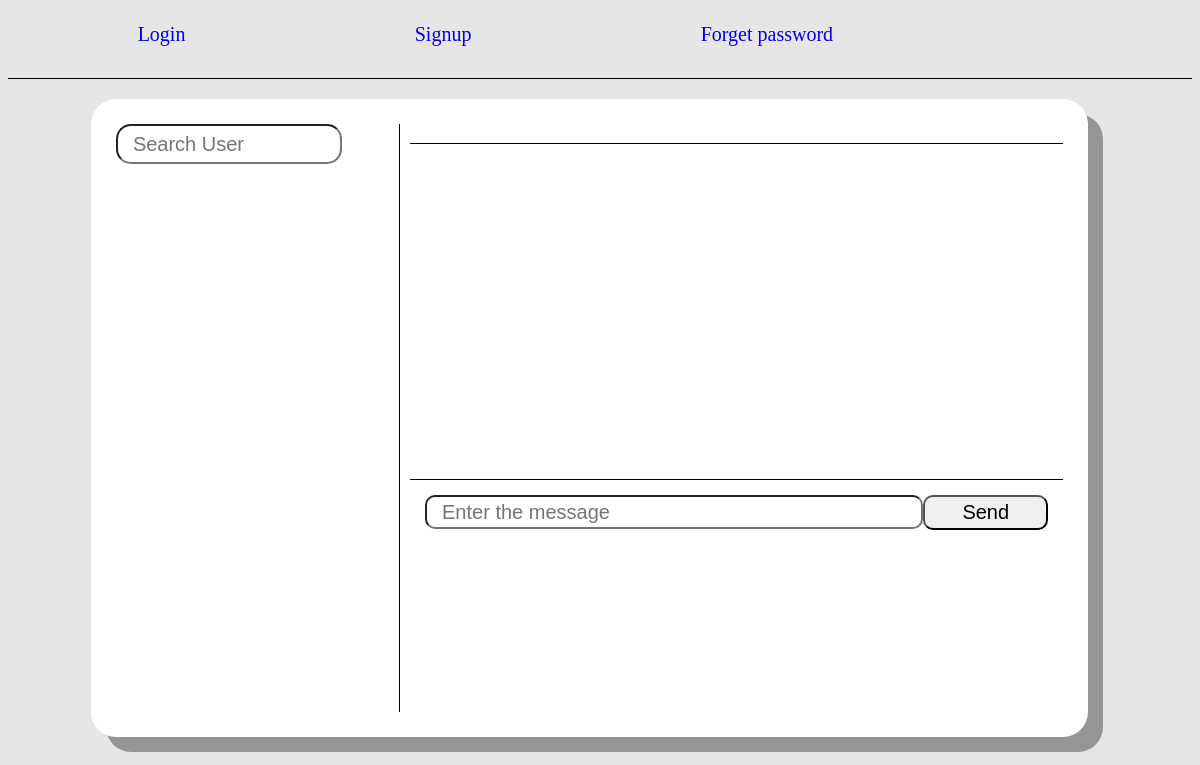
Before: /chat/3/ with the older database file.
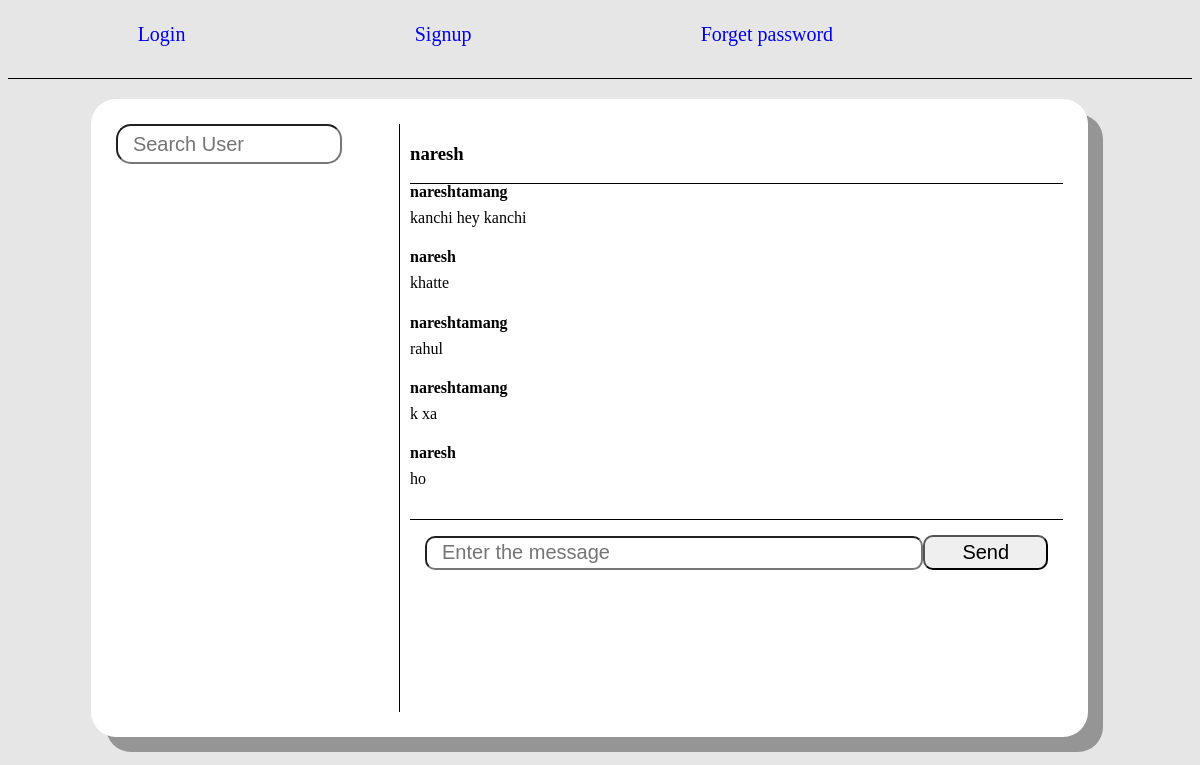
After: the same page with the newer database file.
### chat/models.py (models this page shows, shortened)
class Room(models.Model):
    user1 = models.CharField(max_length=150)
    user2 = models.CharField(max_length=150)

class Chat(models.Model):
    message = models.TextField()
    send_date = models.DateTimeField(default = datetime.now)
    room = models.ForeignKey(Room, on_delete=models.CASCADE)
    msg_from = models.ForeignKey(User, on_delete=models.CASCADE, related_name='%(class)s_msg_from')
    msg_to = models.ForeignKey(User, on_delete=models.CASCADE, related_name="msg_to")

### user/models.py (models this page shows, shortened)
class User(AbstractUser):
    is_verified = models.BooleanField(default=False)

### chat/views.py (the view)
# urls.py: path("", views.mainHome, name = 'home'),
def home(request, pk):
    user = request.user
    user_rooms = Room.objects.filter(Q(user1 = user.username) | Q(user2 = user.username))
    room = Room.objects.filter(id = pk).first()
    chats = Chat.objects.filter(room = room)
    return render(request, 'chat/home.html', {'pk': pk, 'user': user, 'room': room, "user_rooms": user_rooms, "chats": chats})

### chat/templates/chat/home.html (shortened to what this page needs)
{% extends 'user/extend.html' %}{% block content %}
<div class="messages-main">
  <div class="list">
    <input
      id="search-input"
      onkeyup="get_data_using_ajax()"
      onkeydown="empty_div()"
      class="search_input"
      type="text"
      placeholder="Search User"
    />
  </div>
  <div class="message-field">
    <div class="heading"><h3 id = "receiver">{% if request.user.username == room.user1 %}
      {{room.user2}}
      {% else %}
      {{room.user1}}
      {% endif %}</h3></div>
    <div class="messages_box">
      <div id="message-box" class="text-messages">
        {% for chat in chats %}
        {% if chat.msg_from != request.user %}
        <div class="friend-message">
          <p><h4 style = "margin-bottom: -10px">{{ chat.msg_from.username }}</h4><br />{{ chat.message }}</p>
        </div>
        {% else %}
        <div class="own-message">
          <p><h4 style = "margin-bottom: -10px">{{ chat.msg_from.username }}</h4><br />{{ chat.message }}</p>
        </div>
        {% endif %}
        {% endfor %}
      </div>
      <div class="message_input">
        <input
          class="text_input"
          id="text_input"
          type="text"
          placeholder="Enter the message"
        /><button id="submit" class="submit" type="submit">Send</button>
      </div>
    </div>
  </div>
</div>
{% endblock %}

### user/templates/user/extend.html (shortened to what this page needs)
{% load static %}
<html>
  <head>
    <link rel="stylesheet" href="{% static 'user/style.css' %}" />
  </head>
  <body>
    <div class="nav">
      {% if user.is_authenticated %}
      <div><a href="{% url 'home' %}">Home</a></div>
      <div><a href="{% url 'forget-password' %}">Forget password</a></div>
      <div><a href="{% url 'change-password' %}">Change password</a></div>
      <div><a href="{% url 'logout' %}">Logout</a></div>
      {% else %}
      <div><a href="{% url 'login' %}">Login</a></div>
      <div><a href="{% url 'signup' %}">Signup</a></div>
      <div><a href="{% url 'forget-password' %}">Forget password</a></div>
      {% endif%}
    </div>
    <div class="chatbox">{% block content %}{% endblock %}</div>
  </body>
</html>

### user/static/user/style.css (style rules this page uses)
body { background-color: #e6e6e6; }

### user/templates/user/extend.html (style rules this page uses)
.nav { display: grid; grid-template-columns: auto auto auto auto; padding: 15px; height: 40px; border-bottom: 1px solid black; font-size: 20px; text-decoration: none; background-color: #e6e6e6; text-align: center; }
.nav a { text-decoration: none; text-decoration: black; }

### chat/templates/chat/home.html (style rules this page uses)
.messages-main { background-color: white; width: 80%; height: 75%; padding: 25px; display: grid; grid-template-columns: 30% 70%; margin-left: 7%; border-radius: 25px; box-shadow: 15px 15px #969595; margin-top: 20px; }
.list { border-right: 1px solid black; }
.search_input { width: 80%; height: 40px; padding: 15px; font-size: 20px; border-radius: 15px; }
.message-field { margin-left: 10px; }
.heading { border-bottom: 1px solid black; }
.text-messages { height: 320px; overflow-y: auto; }
.text_input { width: 80%; height: 30px; font-size: 20px; padding: 15px; border-radius: 10px; }
.message_input { margin-top: 15px; border-top: black solid 1px; padding: 15px; }
.submit { height: 35px; font-size: 20px; border-radius: 10px; width: 20%; }

Changed rows visible on the page:
added Room: user1 "naresh"
added Chat: msg_from.username "nareshtamang", message "kanchi hey kanchi"
added Chat: msg_from.username "naresh", message "khatte"
added Chat: msg_from.username "nareshtamang", message "rahul"
added Chat: msg_from.username "nareshtamang", message "k xa"
added Chat: msg_from.username "naresh", message "ho"
